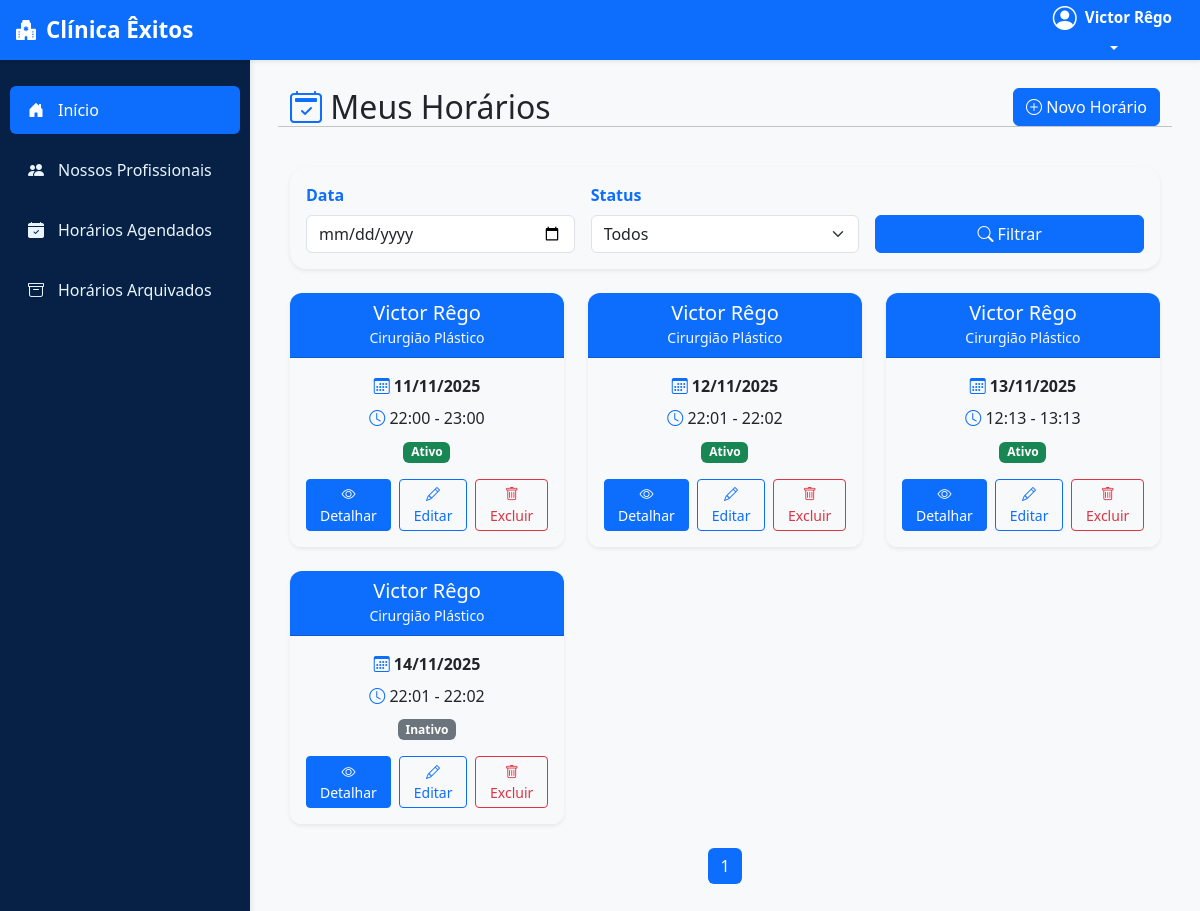
The app's page /usuarios/horarios/ (signed in) with its own data.
### usuarios/models.py (models this page shows, shortened)
class UsuarioAdaptado(AbstractUser):
    cpf = models.CharField(max_length=11, unique=True, verbose_name="CPF")
    nome_cidade = models.CharField(max_length=100, blank=True, null=True)
    endereco = models.CharField(max_length=255, blank=True, null=True)
    nome_bairro = models.CharField(max_length=100, blank=True, null=True)
    data_nascimento = models.DateField(blank=True, null=True)
    foto_perfil = models.ImageField(upload_to='perfil/', null=True, blank=True, verbose_name="Foto de Perfil")
    is_professional = models.BooleanField(default=False)
    especializacao = models.CharField(max_length=255, blank=True, null=True, verbose_name="Especialização")
    crm = models.CharField(max_length=50, blank=True, null=True, verbose_name="CRM")
    telefone_contato = models.CharField(max_length=20, blank=True, null=True, verbose_name="Telefone de Contato")
    email_profissional = models.EmailField(blank=True, null=True, verbose_name="E-mail Profissional")
    biografia = models.TextField(blank=True, null=True, verbose_name="Biografia")

class HorarioDisponivel(models.Model):
    profissional = models.ForeignKey(
        UsuarioAdaptado,
        on_delete=models.CASCADE,
        limit_choices_to={'is_professional': True},
        related_name='usuarios_horarios'
    )
    data = models.DateField(verbose_name="Data do Atendimento")
    hora_inicio = models.TimeField(verbose_name="Hora de Início")
    hora_fim = models.TimeField(verbose_name="Hora de Término")
    ativo = models.BooleanField(default=True, verbose_name="Disponível")
    class Meta:
        verbose_name = "Horário Disponível"
        verbose_name_plural = "Horários Disponíveis"
        ordering = ['data', 'hora_inicio']

### usuarios/views.py (the view)
# urls.py: path('horarios/', agenda_views.listar_horarios, name='listar_horarios'),
@login_required
def listar_horarios(request):
    profissional_id = request.GET.get("profissional")
    data = request.GET.get("data")
    status = request.GET.get("status")
    if not request.user.is_professional:
        horarios = HorarioDisponivel.objects.filter(ativo=True).order_by("data", "hora_inicio")
        if profissional_id:
            horarios = horarios.filter(profissional_id=profissional_id)
        if data:
            horarios = horarios.filter(data=data)
        paginator = Paginator(horarios, 9)
        page_number = request.GET.get("page")
        horarios = paginator.get_page(page_number)
        profissionais = UsuarioAdaptado.objects.filter(is_professional=True).order_by("first_name")
        context = {
            "horarios": horarios,
            "profissionais": profissionais,
        }
        return render(request, "horarios_paciente/listar_horarios.html", context)
    else:
        horarios = HorarioDisponivel.objects.filter(profissional=request.user).order_by("data", "hora_inicio")
        if data:
            horarios = horarios.filter(data=data)
        if status == "ativo":
            horarios = horarios.filter(ativo=True)
        elif status == "inativo":
            horarios = horarios.filter(ativo=False)
        paginator = Paginator(horarios, 9)
        page_number = request.GET.get("page")
        horarios = paginator.get_page(page_number)
        context = {
            "horarios": horarios,
        }
        return render(request, "horarios_profissionais/listar_horarios.html", context)

### agenda/templates/horarios_profissionais/listar_horarios.html (shortened to what this page needs)
{% extends 'base.html' %}
{% block content %}
<div class="container-fluid">
    <div class="row mb-4">
        <div class="col-12 d-flex justify-content-between align-items-center">
            <h2 class="mb-0"><i class="bi bi-calendar2-check text-primary"></i> Meus Horários</h2>
            <a href="{% url 'criar_horario' %}" class="btn btn-primary">
                <i class="bi bi-plus-circle"></i> Novo Horário
            </a>
        </div>
        <hr>
    </div>
    <form method="get" class="card shadow-sm p-3 mb-4 border-0 rounded-4 bg-light">
        <div class="row g-3 align-items-end">
            <div class="col-md-4">
                <label class="form-label fw-semibold text-primary">Data</label>
                <input type="date" name="data" class="form-control" value="{{ request.GET.data }}">
            </div>
            <div class="col-md-4">
                <label class="form-label fw-semibold text-primary">Status</label>
                <select name="status" class="form-select">
                    <option value="">Todos</option>
                </select>
            </div>
            <div class="col-md-4">
                <button type="submit" class="btn btn-primary w-100">
                    <i class="bi bi-search"></i> Filtrar
                </button>
            </div>
        </div>
    </form>
    {% if horarios %}
        <div class="row g-4">
            {% for horario in horarios %}
                <div class="col-md-4">
                    <div class="card horario-card h-100 shadow-sm">
                        <div class="card-header bg-primary text-white text-center rounded-top">
                            <h5 class="mb-0">{{ horario.profissional.get_full_name }}</h5>
                            <small class="text-light">{{ horario.profissional.especializacao|default:"Especialização não informada" }}</small>
                        </div>
                        <div class="card-body text-center bg-light">
                            <p class="mb-2"><i class="bi bi-calendar3 text-primary"></i> <strong>{{ horario.data|date:"d/m/Y" }}</strong></p>
                            <p class="mb-2"><i class="bi bi-clock text-primary"></i> {{ horario.hora_inicio|time:"H:i" }} - {{ horario.hora_fim|time:"H:i" }}</p>
                            {% if horario.ativo %}
                                <span class="badge bg-success mb-3">Ativo</span>
                            {% else %}
                                <span class="badge bg-secondary mb-3">Inativo</span>
                            {% endif %}
                            <div class="d-flex gap-2 justify-content-center">
                                <a href="{% url 'detalhes_consulta' horario.pk %}" class="btn btn-sm btn-primary">
                                    <i class="bi bi-eye"></i> Detalhar
                                </a>
                                <a href="{% url 'editar_horario' horario.pk %}" class="btn btn-sm btn-outline-primary">
                                    <i class="bi bi-pencil"></i> Editar
                                </a>
                                <a href="{% url 'deletar_horario' horario.pk %}" class="btn btn-sm btn-outline-danger">
                                    <i class="bi bi-trash"></i> Excluir
                                </a>
                            </div>
                        </div>
                    </div>
                </div>
            {% endfor %}
        </div>
        <div class="mt-4 d-flex justify-content-center">
            <nav>
                <ul class="pagination pagination-rounded">
                    {% for num in horarios.paginator.page_range %}
                        <li class="page-item {% if horarios.number == num %}active{% endif %}">
                            <a class="page-link" href="?page={{ num }}">{{ num }}</a>
                        </li>
                    {% endfor %}
                </ul>
            </nav>
        </div>
    {% else %}
        <div class="alert alert-info text-center"><i class="bi bi-info-circle"></i> Nenhum horário encontrado.</div>
    {% endif %}
</div>
{% endblock %}

### templates/base.html (shortened to what this page needs)
{% load static %}
<!DOCTYPE html>
<html lang="pt-br">
<head>
    <link href="https://cdn.jsdelivr.net/npm/bootstrap@5.3.0/dist/css/bootstrap.min.css" rel="stylesheet">
    <link rel="stylesheet" href="https://cdn.jsdelivr.net/npm/bootstrap-icons@1.11.0/font/bootstrap-icons.css">
</head>
<body>
    <nav class="navbar top-navbar fixed-top">
        <div class="container-fluid">
            <a class="navbar-brand" href="{% if user.is_authenticated and user.groups.all.0.name == 'profissionais' %}{% url 'listar_horarios' %}
                {% elif user.is_authenticated and user.groups.all.0.name == 'usuarios_comum' %}{% url 'listar_consultas_usuario' %}
                {% elif user.is_superuser %}/admin/
                {% else %}{% url 'login' %}{% endif %}">
                <i class="bi bi-hospital-fill" style="font-size:1.25rem;"></i> Clínica Êxitos
            </a>
            <div class="user-menu">
                <div class="dropdown">
                    <button class="btn dropdown-toggle user-btn" type="button" data-bs-toggle="dropdown">
                        <div class="d-flex align-items-center gap-2">
                            {% if user.is_authenticated %}
                                {% if user.foto_perfil %}
                                    <img src="{{ user.foto_perfil.url }}" alt="{{ user.username }}" class="user-avatar">
                                {% else %}
                                    <i class="bi bi-person-circle fs-4" style="color:white"></i>
                                {% endif %}
                            {% else %}
                                <i class="bi bi-person-circle fs-4" style="color:white"></i>
                            {% endif %}
                            <div class="user-info text-start">
                                {% if user.is_authenticated %}
                                    <div class="user-name">{{ user.get_full_name|default:user.username }}</div>
                                {% else %}
                                    <div class="user-name">Visitante</div>
                                {% endif %}
                            </div>
                        </div>
                    </button>
                </div>
            </div>
        </div>
    </nav>
    <div class="sidebar">
        <nav class="nav flex-column">
            <a class="nav-link {% if request.resolver_match.url_name == 'listar_horarios' or request.resolver_match.url_name == 'listar_consultas_usuario' %}active{% endif %}"
               href="{% if user.is_authenticated and user.groups.all.0.name == 'profissionais' %}{% url 'listar_horarios' %}
                      {% elif user.is_authenticated and user.groups.all.0.name == 'usuarios_comum' %}{% url 'listar_consultas_usuario' %}
                      {% elif user.is_superuser %}/admin/
                      {% else %}{% url 'login' %}{% endif %}">
                <i class="bi bi-house-door-fill"></i> Início
            </a>
            <a class="nav-link {% if request.resolver_match.url_name == 'listar_profissionais' %}active{% endif %}" href="{% url 'listar_profissionais' %}">
                <i class="bi bi-people-fill"></i> Nossos Profissionais
            </a>
            <a class="nav-link {% if request.resolver_match.url_name == 'horarios_agendados' %}active{% endif %}" href="{% url 'horarios_agendados' %}">
                <i class="bi bi-calendar-check-fill"></i> Horários Agendados
            </a>
            <a class="nav-link {% if request.resolver_match.url_name == 'horarios_arquivados' %}active{% endif %}" href="{% url 'horarios_arquivados' %}">
                <i class="bi bi-archive"></i> Horários Arquivados
            </a>
        </nav>
    </div>
    <main class="main-content">
        {% block content %}{% endblock %}
    </main>
</body>
</html>

### templates/base.html (style rules this page uses)
:root { --primary-blue: #0d6efd; --light-blue: #e9f5ff; --dark-blue: #072146; --sidebar-width: 250px; --muted-text: #6c757d; }
body { background-color: #f8f9fb; font-family: 'Segoe UI', Tahoma, Geneva, Verdana, sans-serif; }
.top-navbar { background-color: var(--primary-blue); height: 60px; box-shadow: 0 2px 4px rgba(0,0,0,0.08); }
.top-navbar .container-fluid { display: flex; justify-content: space-between; align-items: center; height: 100%; padding: 0 1rem; }
.top-navbar .navbar-brand { color: white; font-size: 1.4rem; font-weight: 700; display: flex; align-items: center; gap: 10px; margin: 0; height: 100%; text-decoration: none; }
.top-navbar .user-menu { color: white; display: flex; align-items: center; height: 100%; }
.top-navbar .dropdown-toggle { background-color: transparent; border: none; color: white; font-weight: 500; padding: 8px 12px; }
.top-navbar .user-name { font-weight: 600; font-size: 0.95rem; color: white; }
.sidebar { position: fixed; top: 60px; left: 0; bottom: 0; width: var(--sidebar-width); background-color: var(--dark-blue); padding-top: 20px; box-shadow: 2px 0 6px rgba(0,0,0,0.08); overflow-y: auto; }
.sidebar .nav-link { color: #e9f5ff; padding: 12px 18px; margin: 6px 10px; border-radius: 6px; transition: all 0.2s; display: flex; align-items: center; gap: 10px; }
.sidebar .nav-link.active { background-color: var(--primary-blue); color: white; }
.sidebar .nav-link i { width: 20px; }
.main-content { margin-left: var(--sidebar-width); margin-top: 60px; padding: 28px; min-height: calc(100vh - 60px); }

### agenda/templates/horarios_profissionais/listar_horarios.html (style rules this page uses)
.horario-card { border:none; border-radius:12px; overflow:hidden; transition:transform 0.2s, box-shadow 0.2s; }
.pagination .page-link { color:#0d6efd; border:none; border-radius:50%; margin:0 3px; }
.pagination .page-item.active .page-link { background-color:#0d6efd; color:#fff; }

### records on screen
UsuarioAdaptado: get_full_name "Victor Rêgo"
HorarioDisponivel: profissional.get_full_name "Victor Rêgo", profissional.especializacao "Cirurgião Plástico", data "11/11/2025", hora_inicio "22:00", hora_fim "23:00", ativo "Ativo"
HorarioDisponivel: profissional.get_full_name "Victor Rêgo", profissional.especializacao "Cirurgião Plástico", data "12/11/2025", hora_inicio "22:01", hora_fim "22:02", ativo "Ativo"
HorarioDisponivel: profissional.get_full_name "Victor Rêgo", profissional.especializacao "Cirurgião Plástico", data "13/11/2025", hora_inicio "12:13", hora_fim "13:13", ativo "Ativo"
HorarioDisponivel: profissional.get_full_name "Victor Rêgo", profissional.especializacao "Cirurgião Plástico", data "14/11/2025", hora_inicio "22:01", hora_fim "22:02", ativo "Inativo"

### other values on screen
{{ num }} "1"
